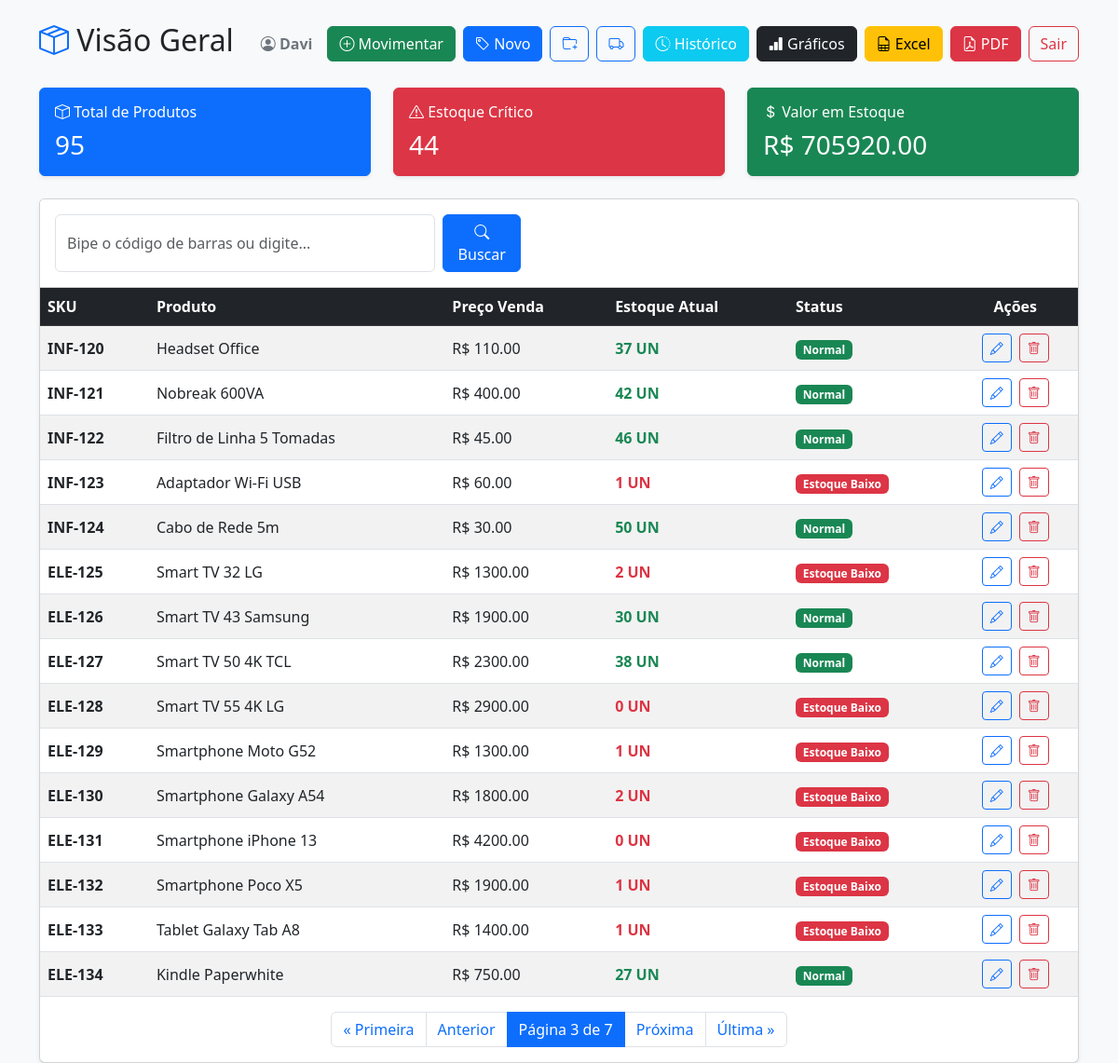
/?page=3 (signed in), run on the app's committed database.
### estoque/models.py (models this page shows, shortened)
class Produto(models.Model):
    nome = models.CharField(max_length=200)
    sku = models.CharField(max_length=50, unique=True)
    codigo_barras = models.CharField(max_length=50, blank=True, null=True)
    categoria = models.ForeignKey(Categoria, on_delete=models.PROTECT)
    unidade_medida = models.CharField(max_length=20)
    preco_custo = models.DecimalField(max_digits=10, decimal_places=2)
    preco_venda = models.DecimalField(max_digits=10, decimal_places=2)
    estoque_minimo = models.IntegerField(default=5)
    estoque_atual = models.IntegerField(default=0)
    ativo = models.BooleanField(default=True)

### estoque/views.py (the view)
# urls.py: path('', views.dashboard, name='dashboard'),
@login_required
@login_required
def dashboard(request):
    query = request.GET.get('q')
    if query:
        produtos_lista = Produto.objects.filter(Q(nome__icontains=query) | Q(sku__icontains=query))
    else:
        produtos_lista = Produto.objects.all()
    total_produtos = produtos_lista.count()
    itens_baixo_estoque = sum(1 for p in produtos_lista if p.estoque_atual <= p.estoque_minimo)
    valor_total_estoque = sum(p.estoque_atual * p.preco_venda for p in produtos_lista)
    paginator = Paginator(produtos_lista, 15)  # Mostra 15 produtos por página
    page_number = request.GET.get('page')
    page_obj = paginator.get_page(page_number)
    contexto = {
        'page_obj': page_obj,  # Enviamos a página atual em vez da lista inteira
        'query': query,
        'total_produtos': total_produtos,
        'itens_baixo_estoque': itens_baixo_estoque,
        'valor_total_estoque': valor_total_estoque
    }
    return render(request, 'estoque/dashboard.html', contexto)

### estoque/templates/estoque/dashboard.html (shortened to what this page needs)
<!DOCTYPE html>
<html lang="pt-br">
<head>
    <link href="https://cdn.jsdelivr.net/npm/bootstrap@5.3.0/dist/css/bootstrap.min.css" rel="stylesheet">
    <link href="https://cdn.jsdelivr.net/npm/bootstrap-icons@1.10.5/font/bootstrap-icons.css" rel="stylesheet">
</head>
<body class="bg-light">
<div class="container mt-4">
    <div class="d-flex justify-content-between align-items-center mb-4">
        <h2><i class="bi bi-box-seam text-primary"></i> Visão Geral</h2>
        <div class="d-flex align-items-center">
            <span class="me-3 fw-bold text-secondary">
                <i class="bi bi-person-circle"></i> {{ user.username }}
            </span>
            <a href="/movimentacao/" class="btn btn-success me-2">
                <i class="bi bi-plus-circle"></i> Movimentar
            </a>
            {% if user.is_staff %}
                <a href="/produto/novo/" class="btn btn-primary me-2">
                    <i class="bi bi-tag"></i> Novo
                </a>
                <a href="/categoria/nova/" class="btn btn-outline-primary me-2" title="Nova Categoria">
                    <i class="bi bi-folder-plus"></i>
                </a>
                <a href="/fornecedor/novo/" class="btn btn-outline-primary me-2" title="Novo Fornecedor">
                    <i class="bi bi-truck"></i>
                </a>
                <a href="/historico/" class="btn btn-info text-white me-2">
                    <i class="bi bi-clock-history"></i> Histórico
                </a>
                <a href="/relatorio/graficos/" class="btn btn-dark me-2" title="Ver Gráficos">
                    <i class="bi bi-bar-chart-fill"></i> Gráficos
                </a>
                <a href="/relatorio/excel/" class="btn btn-warning me-2" title="Baixar Excel">
                    <i class="bi bi-file-earmark-spreadsheet"></i> Excel
                </a>
                <a href="/relatorio/pdf/" class="btn btn-danger me-2" title="Baixar PDF">
                    <i class="bi bi-file-earmark-pdf"></i> PDF
                </a>
            {% endif %}
            <form method="POST" action="{% url 'logout' %}" class="m-0">
                <button type="submit" class="btn btn-outline-danger">Sair</button>
            </form>
        </div>
    </div>
    <div class="row mb-4">
        <div class="col-md-4">
            <div class="card border-primary bg-primary text-white shadow-sm h-100">
                <div class="card-body">
                    <h6 class="card-title"><i class="bi bi-box"></i> Total de Produtos</h6>
                    <h3 class="mb-0">{{ total_produtos }}</h3>
                </div>
            </div>
        </div>
        <div class="col-md-4">
            <div class="card border-danger bg-danger text-white shadow-sm h-100">
                <div class="card-body">
                    <h6 class="card-title"><i class="bi bi-exclamation-triangle"></i> Estoque Crítico</h6>
                    <h3 class="mb-0">{{ itens_baixo_estoque }}</h3>
                </div>
            </div>
        </div>
        <div class="col-md-4">
            <div class="card border-success bg-success text-white shadow-sm h-100">
                <div class="card-body">
                    <h6 class="card-title"><i class="bi bi-currency-dollar"></i> Valor em Estoque</h6>
                    <h3 class="mb-0">R$ {{ valor_total_estoque|floatformat:2 }}</h3>
                </div>
            </div>
        </div>
    </div>
    <div class="card shadow-sm">
        <div class="card-header bg-white py-3">
            <form method="GET" action="{% url 'dashboard' %}" class="d-flex" style="max-width: 500px;">
                <input type="text" name="q" class="form-control me-2" placeholder="Bipe o código de barras ou digite..." value="{{ query|default_if_none:'' }}" autofocus>
                <button type="submit" class="btn btn-primary"><i class="bi bi-search"></i> Buscar</button>
            </form>
        </div>
        <div class="card-body p-0">
            <table class="table table-hover table-striped mb-0">
                <thead class="table-dark">
                    <tr>
                        <th>SKU</th>
                        <th>Produto</th>
                        <th>Preço Venda</th>
                        <th>Estoque Atual</th>
                        <th>Status</th>
                        {% if user.is_staff %}
                            <th class="text-center">Ações</th>
                        {% endif %}
                    </tr>
                </thead>
                <tbody>
                    {% for produto in page_obj %}
                    <tr>
                        <td class="align-middle fw-bold">{{ produto.sku }}</td>
                        <td class="align-middle">{{ produto.nome }}</td>
                        <td class="align-middle">R$ {{ produto.preco_venda }}</td>
                        <td class="align-middle fw-bold {% if produto.estoque_atual <= produto.estoque_minimo %}text-danger{% else %}text-success{% endif %}">
                            {{ produto.estoque_atual }} {{ produto.unidade_medida }}
                        </td>
                        <td class="align-middle">
                            {% if produto.estoque_atual <= produto.estoque_minimo %}
                                <span class="badge bg-danger">Estoque Baixo</span>
                            {% else %}
                                <span class="badge bg-success">Normal</span>
                            {% endif %}
                        </td>
                        {% if user.is_staff %}
                        <td class="align-middle text-center">
                            <a href="{% url 'editar_produto' produto.id %}" class="btn btn-sm btn-outline-primary" title="Editar">
                                <i class="bi bi-pencil"></i>
                            </a>
                            <a href="{% url 'excluir_produto' produto.id %}" class="btn btn-sm btn-outline-danger ms-1" onclick="return confirm('Tem certeza que deseja apagar o produto {{ produto.nome }}?');" title="Excluir">
                                <i class="bi bi-trash"></i>
                            </a>
                        </td>
                        {% endif %}
                    </tr>
                    {% endfor %}
                </tbody>
            </table>
            <div class="d-flex justify-content-center mt-3 mb-3">
                <nav>
                    <ul class="pagination mb-0">
                        {% if page_obj.has_previous %}
                            <li class="page-item"><a class="page-link" href="?page=1{% if query %}&q={{ query }}{% endif %}">&laquo; Primeira</a></li>
                            <li class="page-item"><a class="page-link" href="?page={{ page_obj.previous_page_number }}{% if query %}&q={{ query }}{% endif %}">Anterior</a></li>
                        {% endif %}
                        <li class="page-item active"><span class="page-link">Página {{ page_obj.number }} de {{ page_obj.paginator.num_pages }}</span></li>
                        {% if page_obj.has_next %}
                            <li class="page-item"><a class="page-link" href="?page={{ page_obj.next_page_number }}{% if query %}&q={{ query }}{% endif %}">Próxima</a></li>
                            <li class="page-item"><a class="page-link" href="?page={{ page_obj.paginator.num_pages }}{% if query %}&q={{ query }}{% endif %}">Última &raquo;</a></li>
                        {% endif %}
                    </ul>
                </nav>
            </div>
        </div>
    </div>
</div>
</body>
</html>

### data on the page
Produto: sku "INF-120", nome "Headset Office", preco_venda "110.00", estoque_atual "37", unidade_medida "UN", estoque_minimo "Normal"
Produto: sku "INF-121", nome "Nobreak 600VA", preco_venda "400.00", estoque_atual "42", unidade_medida "UN", estoque_minimo "Normal"
Produto: sku "INF-122", nome "Filtro de Linha 5 Tomadas", preco_venda "45.00", estoque_atual "46", unidade_medida "UN", estoque_minimo "Normal"
Produto: sku "INF-123", nome "Adaptador Wi-Fi USB", preco_venda "60.00", estoque_atual "1", unidade_medida "UN", estoque_minimo "Estoque Baixo"
Produto: sku "INF-124", nome "Cabo de Rede 5m", preco_venda "30.00", estoque_atual "50", unidade_medida "UN", estoque_minimo "Normal"
Produto: sku "ELE-125", nome "Smart TV 32 LG", preco_venda "1300.00", estoque_atual "2", unidade_medida "UN", estoque_minimo "Estoque Baixo"
Produto: sku "ELE-126", nome "Smart TV 43 Samsung", preco_venda "1900.00", estoque_atual "30", unidade_medida "UN", estoque_minimo "Normal"
Produto: sku "ELE-127", nome "Smart TV 50 4K TCL", preco_venda "2300.00", estoque_atual "38", unidade_medida "UN", estoque_minimo "Normal"
Produto: sku "ELE-128", nome "Smart TV 55 4K LG", preco_venda "2900.00", estoque_atual "0", unidade_medida "UN", estoque_minimo "Estoque Baixo"
Produto: sku "ELE-129", nome "Smartphone Moto G52", preco_venda "1300.00", estoque_atual "1", unidade_medida "UN", estoque_minimo "Estoque Baixo"
Produto: sku "ELE-130", nome "Smartphone Galaxy A54", preco_venda "1800.00", estoque_atual "2", unidade_medida "UN", estoque_minimo "Estoque Baixo"
Produto: sku "ELE-131", nome "Smartphone iPhone 13", preco_venda "4200.00", estoque_atual "0", unidade_medida "UN", estoque_minimo "Estoque Baixo"
Produto: sku "ELE-132", nome "Smartphone Poco X5", preco_venda "1900.00", estoque_atual "1", unidade_medida "UN", estoque_minimo "Estoque Baixo"
Produto: sku "ELE-133", nome "Tablet Galaxy Tab A8", preco_venda "1400.00", estoque_atual "1", unidade_medida "UN", estoque_minimo "Estoque Baixo"
Produto: sku "ELE-134", nome "Kindle Paperwhite", preco_venda "750.00", estoque_atual "27", unidade_medida "UN", estoque_minimo "Normal"

### other printed values
{{ user.username }} "Davi"
{{ total_produtos }} "95"
{{ itens_baixo_estoque }} "44"
{{ valor_total_estoque|floatformat:2 }} "705920.00"
{{ page_obj.number }} "3"
{{ page_obj.paginator.num_pages }} "7"
